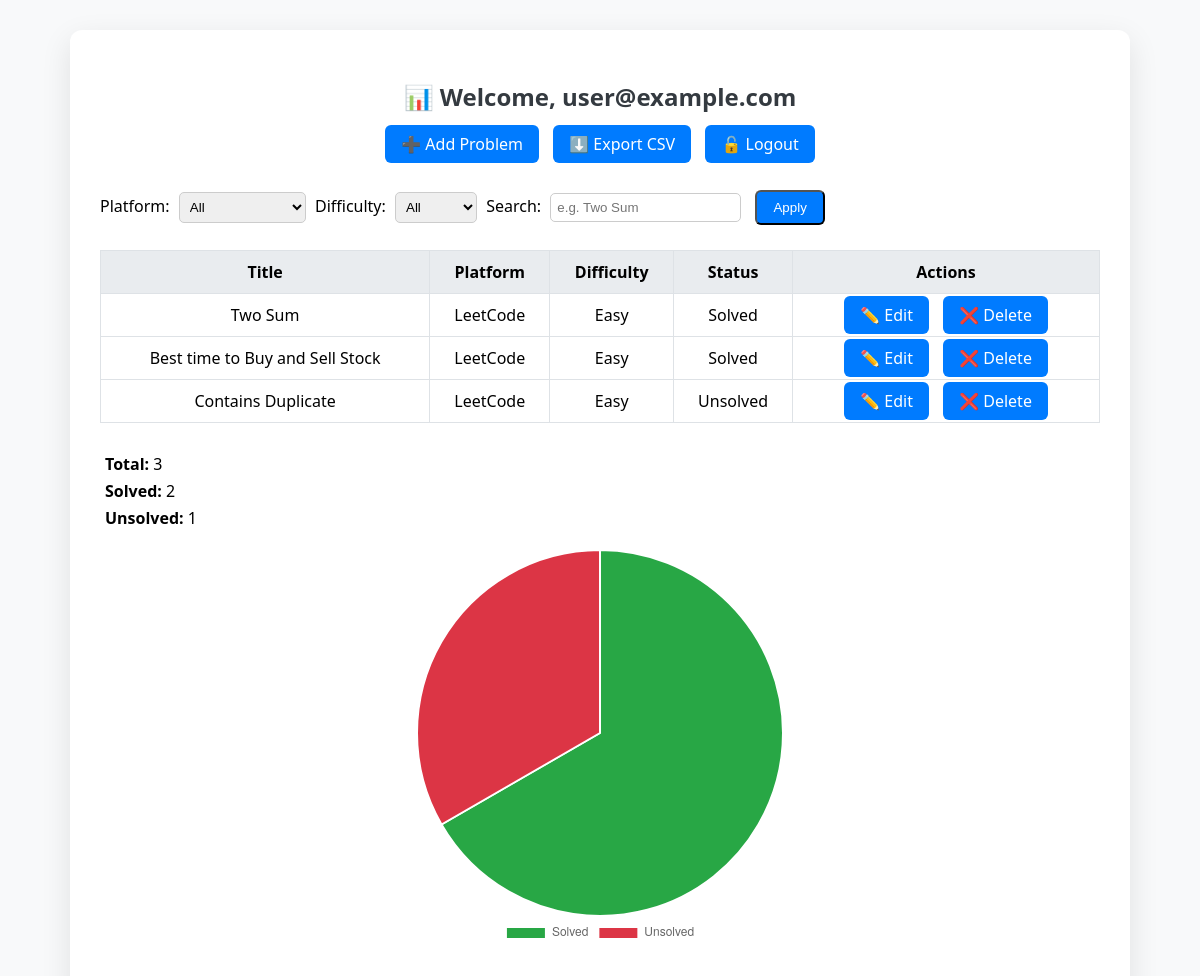
The page /dashboard (signed in) on the database its author committed.
### app/models.py (models this page shows, shortened)
class User(db.Model, UserMixin):  # 👈 Add UserMixin here
    id = db.Column(db.Integer, primary_key=True)
    username = db.Column(db.String(120), unique=True, nullable=False)
    password = db.Column(db.String(200), nullable=False)

class Problem(db.Model):
    id = db.Column(db.Integer, primary_key=True)
    title = db.Column(db.String(150), nullable=False)
    platform = db.Column(db.String(50))
    difficulty = db.Column(db.String(20))
    status = db.Column(db.String(20))  # Solved, Unsolved
    user_id = db.Column(db.Integer, db.ForeignKey('user.id'))

### app/routes.py (the view)
@main.route('/dashboard')
@login_required
def dashboard():
    platform = request.args.get('platform')
    difficulty = request.args.get('difficulty')
    search = request.args.get('search')
    query = Problem.query.filter_by(user_id=current_user.id)
    if platform:
        query = query.filter_by(platform=platform)
    if difficulty:
        query = query.filter_by(difficulty=difficulty)
    if search:
        query = query.filter(Problem.title.ilike(f"%{search}%"))
    problems = query.all()
    total = len(problems)
    solved = len([p for p in problems if p.status == 'Solved'])
    unsolved = total - solved
    return render_template('dashboard.html', problems=problems, total=total, solved=solved, unsolved=unsolved)

### app/__init__.py (called while the page is built)
def create_app():
    app = Flask(__name__)
    app.config['SECRET_KEY'] = 'algo-secret-key'
    app.config['SQLALCHEMY_DATABASE_URI'] = 'sqlite:///algovault.db'
    db.init_app(app)
    login_manager = LoginManager()
    login_manager.login_view = 'auth.login'
    login_manager.init_app(app)
    @login_manager.user_loader
    def load_user(user_id):
        return User.query.get(int(user_id))
    app.register_blueprint(auth_blueprint)
    app.register_blueprint(main_blueprint)
    return app

### app/templates/dashboard.html (shortened to what this page needs)
<!DOCTYPE html>
<html lang="en">
<head>
</head>
<body>
<div class="container">
    <h2>📊 Welcome, {{ current_user.username }}</h2>
    <div class="btn-group">
        <a href="{{ url_for('main.add_problem') }}" class="btn">➕ Add Problem</a>
        <a href="{{ url_for('main.export') }}" class="btn">⬇️ Export CSV</a>
        <a href="{{ url_for('auth.logout') }}" class="btn">🔓 Logout</a>
    </div>
    <form method="GET" class="filter-form">
        <label>Platform:</label>
        <select name="platform">
            <option value="">All</option>
        </select>
        <label>Difficulty:</label>
        <select name="difficulty">
            <option value="">All</option>
        </select>
        <label>Search:</label>
        <input type="text" name="search" placeholder="e.g. Two Sum">
        <button type="submit" class="btn">Apply</button>
    </form>
    {% if problems %}
        <table>
            <tr>
                <th>Title</th>
                <th>Platform</th>
                <th>Difficulty</th>
                <th>Status</th>
                <th>Actions</th>
            </tr>
            {% for problem in problems %}
            <tr>
                <td>{{ problem.title }}</td>
                <td>{{ problem.platform }}</td>
                <td>{{ problem.difficulty }}</td>
                <td>{{ problem.status }}</td>
                <td>
                    <a href="{{ url_for('main.edit_problem', id=problem.id) }}" class="btn">✏️ Edit</a>
                    <a href="{{ url_for('main.delete_problem', id=problem.id) }}" class="btn" onclick="return confirm('Are you sure?')">❌ Delete</a>
                </td>
            </tr>
            {% endfor %}
        </table>
    {% else %}
        <p>No problems found. Start adding some!</p>
    {% endif %}
    <div class="stats">
        <p><strong>Total:</strong> {{ total }}</p>
        <p><strong>Solved:</strong> {{ solved }}</p>
        <p><strong>Unsolved:</strong> {{ unsolved }}</p>
    </div>
    <div class="chart">
        <canvas id="problemChart" width="300" height="300"></canvas>
    </div>
</div>
<script>
    const solved = Number("{{ solved|default(0, true) }}");
    const unsolved = Number("{{ unsolved|default(0, true) }}");
    const ctx = document.getElementById('problemChart').getContext('2d');
    new Chart(ctx, {
        type: 'pie',
        data: {
            labels: ['Solved', 'Unsolved'],
            datasets: [{
                data: [solved, unsolved],
                backgroundColor: ['#28a745', '#dc3545']
            }]
        },
        options: {
            responsive: true,
            plugins: {
                legend: { position: 'bottom' }
            }
        }
    });
</script>
</body>
</html>

### app/templates/dashboard.html (style rules this page uses)
body { font-family: "Segoe UI", sans-serif; background: #f8f9fa; margin: 0; padding: 30px; }
.container { max-width: 1000px; margin: auto; background: white; border-radius: 12px; padding: 30px; box-shadow: 0 10px 30px rgba(0, 0, 0, 0.1); }
h2 { text-align: center; color: #343a40; }
.btn-group { text-align: center; margin-top: 20px; margin-bottom: 30px; }
.btn { padding: 8px 16px; margin: 5px; background: #007bff; color: white; text-decoration: none; border-radius: 6px; }
.filter-form select, .filter-form input { padding: 6px; margin: 5px; border-radius: 5px; border: 1px solid #ccc; }
table { width: 100%; border-collapse: collapse; margin-top: 20px; }
th, td { padding: 10px; border: 1px solid #dee2e6; text-align: center; }
th { background-color: #e9ecef; }
.stats { margin-top: 30px; }
.stats p { margin: 5px; }
.chart { max-width: 400px; margin: 20px auto; }

### rows shown on the page
User: username "user@example.com"
Problem: title "Two Sum", platform "LeetCode", difficulty "Easy", status "Solved"
Problem: title "Best time to Buy and Sell Stock", platform "LeetCode", difficulty "Easy", status "Solved"
Problem: title "Contains Duplicate", platform "LeetCode", difficulty "Easy", status "Unsolved"

### other values the page prints
{{ total }} "3"
{{ solved }} "2"
{{ unsolved }} "1"
chart data {{ solved|default(0, true) }} 2
chart data {{ unsolved|default(0, true) }} 1
